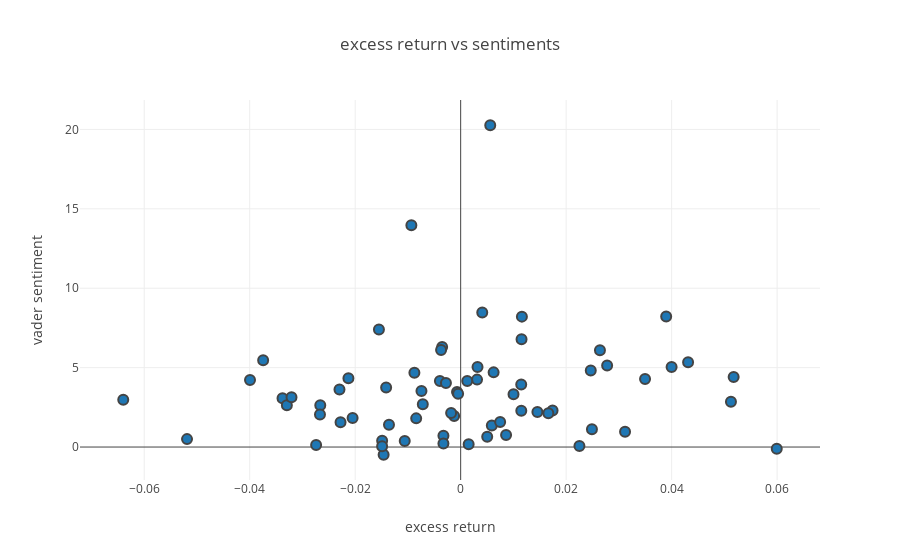
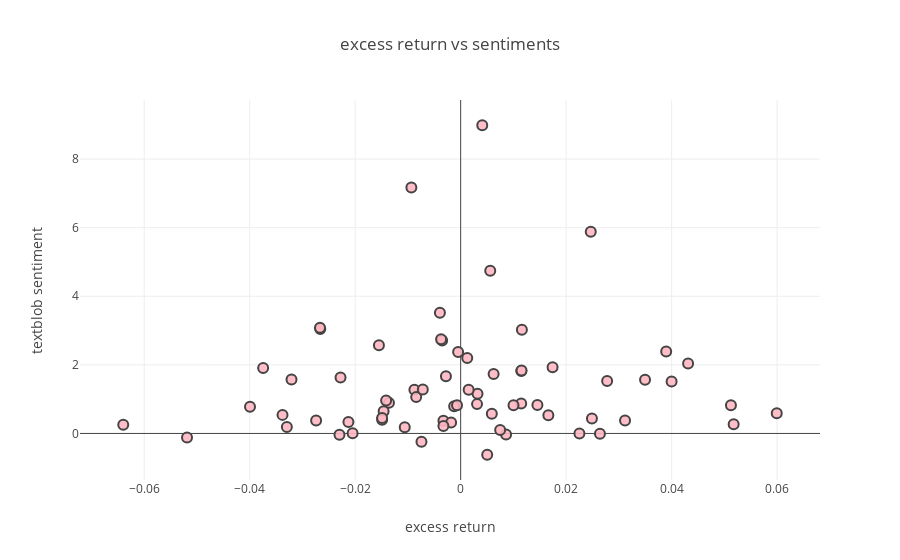

Notebook cell for these charts, in order:
### Markdown cell above
### Tweets about AMZN

### Code cell
T_AMZN = get_alpha_tweetsent_table(alpha_amzn, t_amzn, 'AMZN')
print(alpha_sent_stat_analysis(T_AMZN))
plot_alpha_corr_vader(T_AMZN)
plot_alpha_corr_textblob(T_AMZN)
